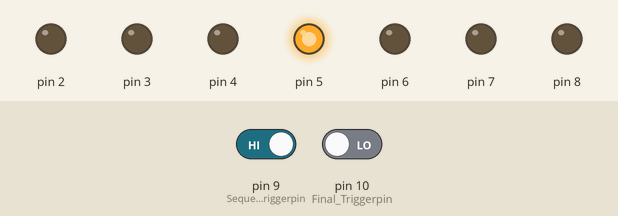
Recording of a sketch running on a simulated Arduino Uno, built with avr-gcc and run on an emulated ATmega328P. Parts: output pins drawn as LEDs (lit = HIGH). The inputs (shaded band) are chosen by the test bench; at power-on: pin 9 (Sequence_Triggerpin) HIGH, pin 10 (Final_Triggerpin) LOW. Random numbers use the default seed unless the sketch sets one.

Above: at 1.8 s.
1.9 s: pin 9 (Sequence_Triggerpin) driven LOW
At 2.5 s:
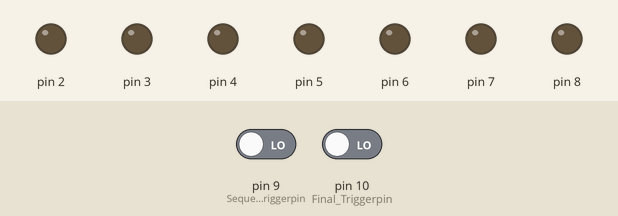
3.5 s: pin 10 (Final_Triggerpin) driven HIGH
At 4.3 s:
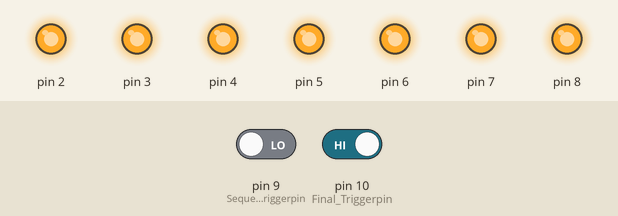
6.5 s: pin 9 (Sequence_Triggerpin) driven HIGH
At 6.9 s:
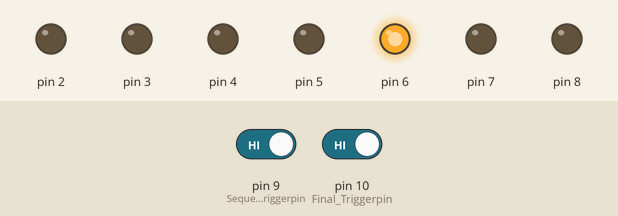
Timing chart, 0 to 18.5 s (numbered marks = the images above; inputs shaded):
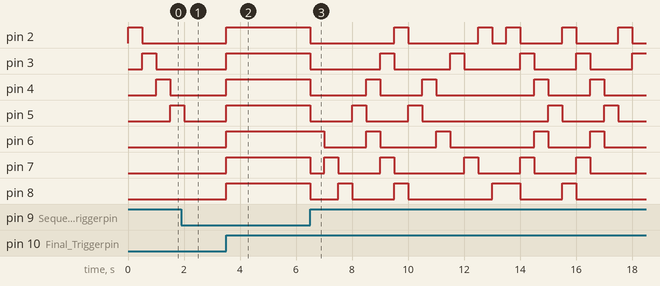

Measured:
- after the input at 3.5 s, pin 2–8: LOW → HIGH at once
- after the input at 6.5 s, pin 2: HIGH → LOW at once, → HIGH 3.0 s later, → LOW 0.50 s later, → HIGH 2.5 s later, … (11 changes in this stretch); pin 3: HIGH → LOW at once, → HIGH 2.5 s later, → LOW 0.50 s later, → HIGH 2.0 s later, … (10 changes in this stretch)

The sketch:

Poofer_Controll_for_Supervisor_.ino
```cpp
//insert whatever Arduino pins #'s are used for each Soleniods should be wired from acsending from leftmost to right:
#define Solenoid_1 2
#define Solenoid_2 3
#define Solenoid_3 4
#define Solenoid_4 5
#define Solenoid_5 6
#define Solenoid_6 7
#define Solenoid_7 8
#define Sequence_Triggerpin 9
#define Final_Triggerpin 10

class Poofers{
  private:
    byte Solenoid_pin1;
    byte Solenoid_pin2;
    byte Solenoid_pin3;
    byte Solenoid_pin4;
    byte Solenoid_pin5;
    byte Solenoid_pin6;
    byte Solenoid_pin7;
  public:
    Poofers(byte Solenoid_pin1,byte Solenoid_pin2,byte Solenoid_pin3,byte Solenoid_pin4,byte Solenoid_pin5,byte Solenoid_pin6,byte Solenoid_pin7){
      this->Solenoid_pin1 = Solenoid_pin1;
      this->Solenoid_pin2 = Solenoid_pin2;
      this->Solenoid_pin3 = Solenoid_pin3;
      this->Solenoid_pin4 = Solenoid_pin4;
      this->Solenoid_pin5 = Solenoid_pin5;
      this->Solenoid_pin6 = Solenoid_pin6;
      this->Solenoid_pin7 = Solenoid_pin7;
      initialize();}
  void initialize(){
    pinMode (Solenoid_pin1,OUTPUT);
    digitalWrite(Solenoid_pin1,LOW);
    pinMode (Solenoid_pin2,OUTPUT);
    digitalWrite(Solenoid_pin2,LOW);
    pinMode (Solenoid_pin3,OUTPUT);
    digitalWrite(Solenoid_pin3,LOW);
    pinMode (Solenoid_pin4,OUTPUT);
    digitalWrite(Solenoid_pin4,LOW);
    pinMode (Solenoid_pin5,OUTPUT);
    digitalWrite(Solenoid_pin5,LOW);
    pinMode (Solenoid_pin6,OUTPUT);
    digitalWrite(Solenoid_pin6,LOW);
    pinMode (Solenoid_pin7,OUTPUT);
    digitalWrite(Solenoid_pin7,LOW);}
  void Select_open(byte poofer){
    if (poofer == 1){
      digitalWrite(Solenoid_pin1,HIGH);}
    else if (poofer == 2){
      digitalWrite(Solenoid_pin2,HIGH);}
    else if (poofer == 3){
      digitalWrite(Solenoid_pin3,HIGH);}
    else if (poofer == 4){
      digitalWrite(Solenoid_pin4,HIGH);}
    else if (poofer == 5){
      digitalWrite(Solenoid_pin5,HIGH);}
    else if (poofer == 6){
      digitalWrite(Solenoid_pin6,HIGH);}
    else if (poofer == 7){
      digitalWrite(Solenoid_pin7,HIGH);}}
  void Select_close(byte poofer){
    if (poofer == 1){
      digitalWrite(Solenoid_pin1,LOW);}
    else if (poofer == 2){
      digitalWrite(Solenoid_pin2,LOW);}
    else if (poofer == 3){
      digitalWrite(Solenoid_pin3,LOW);}
    else if (poofer == 4){
      digitalWrite(Solenoid_pin4,LOW);}
    else if (poofer == 5){
      digitalWrite(Solenoid_pin5,LOW);}
    else if (poofer == 6){
      digitalWrite(Solenoid_pin6,LOW);}
    else if (poofer == 7){
      digitalWrite(Solenoid_pin7,LOW);}}
  void close_all(){
    for (int P=1; P<=7; P++){
      Select_close(P);}}
  void open_all(){
    for (int P=1; P<=7; P++){
      Select_open(P);}}
      };

Poofers poofers (Solenoid_1,Solenoid_2,Solenoid_3,Solenoid_4,Solenoid_5,Solenoid_6,Solenoid_7);

class Supervisor{
  private:
    byte Sequence_Trigger;
    byte Final_Trigger;
  public:
    Supervisor(byte Sequence_Trigger,byte Final_Trigger){
      this->Sequence_Trigger = Sequence_Trigger;
      this->Final_Trigger = Final_Trigger;
      initialize();}
  void initialize(){
    pinMode (Sequence_Trigger,INPUT);
    pinMode (Final_Trigger,INPUT);
    digitalWrite(Sequence_Trigger,LOW);
    digitalWrite(Final_Trigger,LOW);}
  bool Commands_Sequence(){
    int Is_spinning = digitalRead(Sequence_Trigger);
    if (Is_spinning == HIGH){
//      Serial.println("Sequence Command detected");
      return true;}
    else{
      return false;}}
  bool Commands_Finale(){
    int Has_stopped = digitalRead(Final_Trigger);
    if (Has_stopped == HIGH){
//      Serial.println("Finale Command detected");
      return true;}
    else{
      return false;}} };

Supervisor supervisor (Sequence_Triggerpin,Final_Triggerpin);

byte index{0};         // index to keep track of which Soleniods turn it is to fire

byte Sequence_selection{0};  // setting to change flame pattern while wheel is in motion
byte Sequence_list_end {5};

byte Current_array_size{7};    // saved patterns and info required for controll flow
byte num_of_arrays {1};
int Left_Right [] {1,2,3,4,5,6,7};
int Right_Left [] {7,6,5,4,3,2,1};
int Single_Alternate [] {4,3,5,2,6,1,7};

int Center_out_1 [] {4,5,6,7};
int Center_out_2 [] {4,3,2,1};
int Closing_in_1 [] {7,6,5,4};
int Closing_in_2 [] {1,2,3,4};
int Double_Alternate_1 [] {3,1,2,4};
int Double_Alternate_2 [] {5,7,6,4};
int *array_ptr_1 {Left_Right};
int *array_ptr_2 {Center_out_2};

int Sequence_burst {500};   // Change to alter flame burst size while wheel spins.
int Finale_burst {1000};  // Change to alter flame burst size during finale.


void setup() {
//  Serial.begin(9600);
}

void loop() {

  if (supervisor.Commands_Sequence()){
    if (num_of_arrays == 1){
      Sequence(array_ptr_1[index]);}
    else if(num_of_arrays == 2){
      Sequence(array_ptr_1[index],array_ptr_2[index]);}}

  else if (supervisor.Commands_Finale()){
    Finale();}

  else {
    poofers.close_all();
//    Serial.println("No signal detected. Poofers IDLE.");
}
  }


void Change_pattern(byte Sequence_selection){
  if (Sequence_selection == 0){
      num_of_arrays = 1;
      array_ptr_1 = Left_Right;
      Current_array_size = sizeof(Left_Right)/sizeof(int);}
  else if (Sequence_selection == 1){
      num_of_arrays = 1;
      array_ptr_1 = Right_Left;
      Current_array_size = sizeof(Right_Left)/sizeof(int);}
  else if (Sequence_selection == 2){
      num_of_arrays = 2;
      array_ptr_1 = Center_out_1;
      array_ptr_2 = Center_out_2;
      Current_array_size = sizeof(Center_out_1)/sizeof(int);}
  else if (Sequence_selection == 3){
      num_of_arrays = 2;
      array_ptr_1 = Closing_in_1;
      array_ptr_2 = Closing_in_2;
      Current_array_size = sizeof(Closing_in_1)/sizeof(int);}
  else if (Sequence_selection == 4){
      num_of_arrays = 1;
      array_ptr_1 = Single_Alternate;
      Current_array_size = sizeof(Single_Alternate)/sizeof(int);}
  else if (Sequence_selection == 5){
      num_of_arrays = 2;
      array_ptr_1 = Double_Alternate_1;
      array_ptr_2 = Double_Alternate_2;
      Current_array_size = sizeof(Double_Alternate_1)/sizeof(int);}}

void Finale(){
  poofers.open_all();
  delay(Finale_burst);
  poofers.close_all();}


void Sequence(byte poofer){
  poofers.Select_open(poofer);
  delay(Sequence_burst);
  poofers.Select_close(poofer);
  index ++;
    if (index >= Current_array_size){
      index = 0;
      Change_pattern(random(0,Sequence_list_end));}}

void Sequence(byte poofer_1, byte poofer_2){
  poofers.Select_open(poofer_1);
  poofers.Select_open(poofer_2);
  delay(Sequence_burst);
  poofers.Select_close(poofer_1);
  poofers.Select_close(poofer_2);
  index ++;
    if (index >= Current_array_size){
      index = 0;
      Change_pattern(random(0,Sequence_list_end));}}
```
